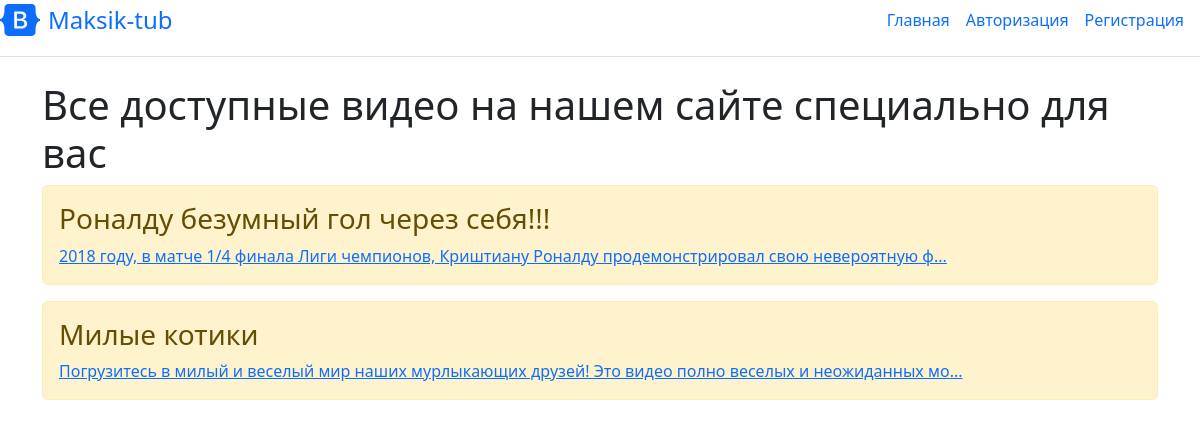
The page / on the database its author committed.
### main/models.py (models this page shows, shortened)
class Download(models.Model):
    name = models.CharField('Название', max_length=35)
    description = models.TextField('Описание', default='')
    author = models.ForeignKey(User, related_name='author', on_delete=models.CASCADE, default=None, null=True, blank=True)
    content = models.FileField(
        upload_to='video/',
        validators=[FileExtensionValidator(allowed_extensions=['mp4'])]
    )
    class Meta:
        verbose_name = 'Видео'
        verbose_name_plural = 'Видосики'

### main/views.py (the view)
# urls.py: path('', views.index, name='index'),
def index(request):
    play = Download.objects.all()
    return render(request, 'main/index.html', {'title': 'Главная страница сайта', 'play': play})

### main/templates/main/index.html (shortened to what this page needs)
{% extends 'main/base.html' %}
{% block content %}
    <h1>Все доступные видео на нашем сайте специально для вас</h1>
    {% for video in play %}
        <div class="alert alert-warning mt-2">
            <h3>
                {{ video.name }}
            </h3>
            <div>
                <a href="{% url 'player' video.id %}">{{ video.description|slice:":100"|default:'' }}{% if video.description|length > 100 %}...{% endif %}</a>
            </div>
        </div>
    {% endfor %}
{% endblock %}

### main/templates/main/base.html (shortened to what this page needs)
<!doctype html>
<html lang="en">
<head>
    <link href="https://cdn.jsdelivr.net/npm/bootstrap@5.2.3/dist/css/bootstrap.min.css" rel="stylesheet">
</head>
<body>
<header>
    <div class="d-flex flex-column flex-md-row align-items-center pb-3 mb-4 border-bottom">
      <a href="/" class="d-flex align-items-center link-body-emphasis text-decoration-none">
        <span class="fs-4">Maksik-tub</span>
      </a>
      <nav class="d-inline-flex mt-2 mt-md-0 ms-md-auto">
           {% if request.user.is_authenticated %}
        <a class="me-3 py-2 link-body-emphasis text-decoration-none" href="{% url 'index' %}">Главная</a>
        <a class="me-3 py-2 link-body-emphasis text-decoration-none" href="{% url 'add' %}">Добавить видео</a>
        <a class="me-3 py-2 link-body-emphasis text-decoration-none" href="{% url 'logout' %}">Выйти</a>
          {% else %}
        <a class="me-3 py-2 link-body-emphasis text-decoration-none" href="{% url 'index' %}">Главная</a>
        <a class="me-3 py-2 link-body-emphasis text-decoration-none" href="{% url 'login' %}">Авторизация</a>
        <a class="me-3 py-2 link-body-emphasis text-decoration-none" href="{% url 'register' %}">Регистрация</a>
          {% endif %}
      </nav>
    </div>
  </header>
<div class="container">
    {% block content %} {% endblock %}
</div>
</body>
</html>

### rows shown on the page
Download: name "Роналду безумный гол через себя!!!", description "2018 году, в матче 1/4 финала Лиги чемпионов, Криштиану Роналду продемонстрировал свою невероятную ф"
Download: name "Милые котики", description "Погрузитесь в милый и веселый мир наших мурлыкающих друзей! Это видео полно веселых и неожиданных мо"
